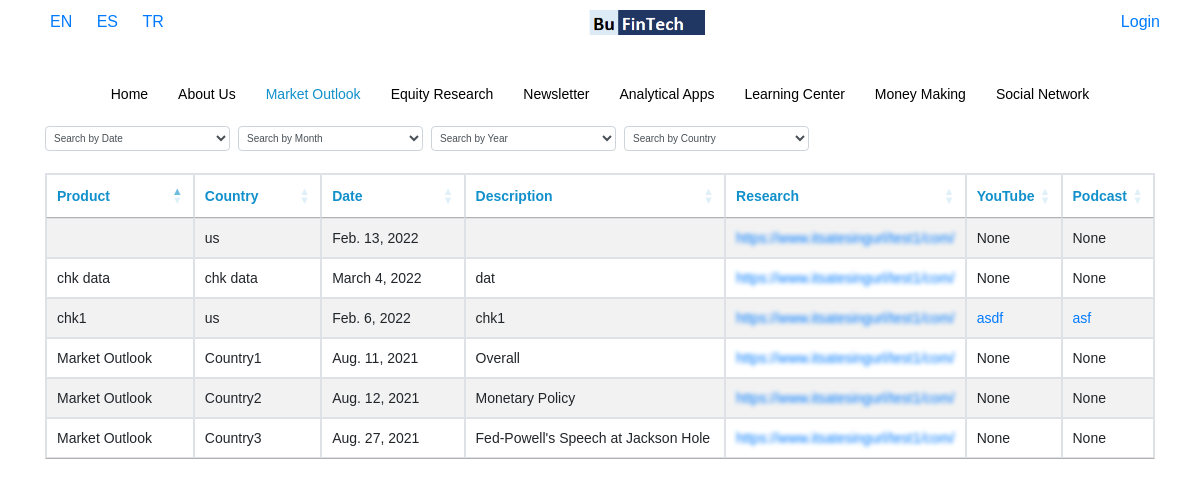
/en/market-outlook, run on the app's committed database.
### base/models.py (models this page shows, shortened)
class market(models.Model):
    Product = models.CharField(max_length=500,blank=True)
    Country = models.CharField(max_length=500,blank=True,null=True)
    Date = models.DateField()
    Description = models.CharField(max_length=500,blank=True)
    Research = models.URLField()
    YouTube = models.CharField(max_length=500,blank=True)
    Podcast = models.CharField(max_length=500,blank=True)
    Language = models.CharField(max_length=500)
    class Meta:
        verbose_name = "Market Outlook"
        verbose_name_plural = "Market Outlook"

### base/views.py (the view)
# urls.py: re_path(r'^(?P<Language>[a-z]{2})/market-outlook$', views.market_outlook, name='market-outlook'),
def market_outlook(request, Language):
    display_url = True
    try:
        user_payment = Api_key.objects.get(user = request.user)
    except:
        user_payment = None
    if user_payment != None:
        pass
    else:
        display_url = False
    setCurrentLanguage(request, Language)
    nav_items = ListPage.objects.filter(Language=request.session['current_language']).order_by('Priority').values_list("Menu_Name","url").distinct()
    hidden = [0,6]
    try:
        obj = market.objects.filter(Language = request.session['current_language'])
        data = serializers.serialize("python",market.objects.filter(Language = request.session['current_language']) )
        return render (request,'base/market.html',{'display_url':display_url, 'values':obj,'table_form':MarketForm(),'data':data , 'hidden': hidden, 'nav_items':list(dict.fromkeys(nav_items)),'Language':Language})
    except Exception as e:
        return render (request,'base/market.html',{'display_url':display_url,'message':"No data found!",'nav_items':list(dict.fromkeys(nav_items)),'Language':Language})

### base/forms.py
class MarketForm(ModelForm):
    class Meta:
        model = market
        fields = '__all__'

### base/templatetags/current_url.py (called while the page is built)
@register.filter
def current_url(value, url):
    url = url[4:]
    value = value.replace("_","-")
    if value == "analytic-apps":
        value = "analytical-apps"
    print(value, url)
    result = re.search(value , url)
    if result != None:
        return True

### base/views.py (called while the page is built)
def setCurrentLanguage(request, Language):
    request.session['current_language'] = Language
    return

### base/templates/base/market.html (shortened to what this page needs)
{% extends 'base/home.html' %}
{% load static %}
{% block content %}
<div class="container">
    <div class=" d-block d-md-flex">
        <select style="height: 25px; font-size: 10px; padding: 4px;" class="form-control col-12 col-md-2 mt-2 mt-md-0 mr-2" id="market_search" title="Search by Date">
            <option value="">Search by Date</option>
        </select>
        <select style="height: 25px; font-size: 10px; padding: 4px;" class="form-control col-12 col-md-2 mt-2 mt-md-0 mr-2" id="market_search_month" title="Search by Month">
            <option value="">Search by Month</option>
        </select>
        <select style="height: 25px; font-size: 10px; padding: 4px;" class="form-control col-12 col-md-2 mt-2 mt-md-0 mr-2" id="market_search_year" title="Search by Month">
            <option value="">Search by Year</option>
        </select>
        <select style="height: 25px; font-size: 10px; padding: 4px;" class="form-control col-12 col-md-2 mt-2 mt-md-0 mr-2" id="market_search_country" title="Search by Month">
            <option value="">Search by Country</option>
        </select>
    </div>
	<br />
    <div class="width">
    <table id="example" class="table table-striped table-bordered" style="width:100%">
        <thead>
            <tr>
				{% for field in table_form %}
                    {% if field.label  == 'Url' %}
                        {% if display_url %}
                            <th> {{field.label}} </th>
                        {% endif %}
                    {% elif field.label  == 'Language' %}
                    {% else %}
                        <th> {{field.label}} </th>
                    {% endif %}
				{% endfor %}
            </tr>
        </thead>
        <tbody>
            {% for instance in data %}
                <tr>
                {% for field, value in instance.fields.items %}
                            {% if field == 'Research' %}
                                {% if display_url == False %}
                                    <td style="min-width: 203px;">
                                        <a class="blurLinks" href="{% url 'payment' %}" onmouseover="hov(this)" onmouseout="hovOut(this)">https://www.itsatesingurl/test1/com/</a>
                                    </td>
                                {% else %}
                                    <td> <a  href="{{value}}">{{value}}</a></td>
                                {% endif %}
                            {% elif field == 'YouTube' %}
                                {% if value %}
                                    <td> <a  href="{{value}}">{{value}}</a></td>
                                {% else %}
                                    <td>None</td>
                                {% endif %}
                            {% elif field == 'Podcast' %}
                                {% if value %}
                                    <td><a  href="{{value}}">{{value}}</a></td>
                                {% else %}
                                    <td>None</td>
                                {% endif %}
                            {% elif field == 'Language' %}
                            {% else %}
                                <td> {{value }} </td>
                            {%endif%}
                {% endfor %}
                </tr>
            {% endfor %}
        </tbody>
    </table>
    </div>
	<br />
</div>
{% endblock content %}

### mysite/static/base/style.css (style rules this page uses)
html, body { height: 100%; width: 100%; height: 100vh; width: 100vw; margin: 0; }
.width { overflow-x: auto; white-space: nowrap; margin-bottom: 50px; }
th { color:#1190cb; }
td { width:25%; }
a { color:black; }

### mysite/static/base/url.css (style rules this page uses)
.blurLinks { filter: blur(2px); -webkit-filter: blur(2px); }

### mysite/static/sidebar/demo.css (style rules this page uses)
html, body { padding: 0; margin: 0; }
body { background-color: #fff; font-family: Arial, Helvetica, Verdana; font-size: 14px; line-height: 22px; color: #666; position: relative; -webkit-text-size-adjust: none; }

### mysite/static/sidebar/mmenu.css (style rules this page uses)
:root { --mm-line-height:20px;--mm-listitem-size:44px;--mm-navbar-size:44px;--mm-offset-top:0;--mm-offset-right:0;--mm-offset-bottom:0;--mm-offset-left:0;--mm-color-border:rgba(0, 0, 0, 0.1);--mm-color-button:rgba(0, 0, 0, 0.3);--mm-color-text:rgba(0, 0, 0, 0.75);--mm-color-text-dimmed:rgba(0, 0, 0, 0.3);--mm-color-background:#f3f3f3;--mm-color-background-highlight:rgba(0, 0, 0, 0.05);--mm-color-background-emphasis:rgba(255, 255, 255, 0.4);--mm-shadow:0 0 10px rgba(0, 0, 0, 0.3) }
.mm-wrapper { overflow-x:hidden;position:relative }
:root { --mm-iconbar-size:50px }
:root { --mm-iconpanel-size:50px }
:root { --mm-sidebar-collapsed-size:50px;--mm-sidebar-expanded-size:440px }

### data on the page
market: fields "Market Outlook" "Country1" "Aug. 11, 2021" "Overall"
market: fields "Market Outlook" "Country2" "Aug. 12, 2021" "Monetary Policy"
market: fields "Market Outlook" "Country3" "Aug. 27, 2021" "Fed-Powell's Speech at Jackson Hole"
market: fields "us" "Feb. 13, 2022"
market: fields "chk1" "us" "Feb. 6, 2022" "chk1", fields "asdf", fields "asf"
market: fields "chk data" "chk data" "March 4, 2022" "dat"

### other printed values
{{ item.0 }} "Home" "About Us" "Equity Research" "Newsletter" "Analytical Apps" "Learning Center" "Money Making" "Social Network"
{{ item.0 }} "Market Outlook"
{{ field.label }} "Product" "Country" "Date" "Description" "Research" "YouTube" "Podcast"
